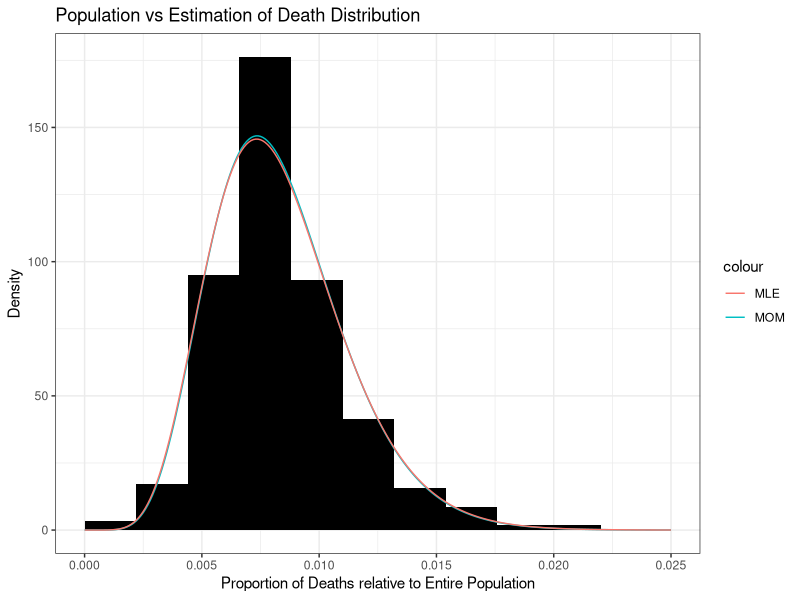
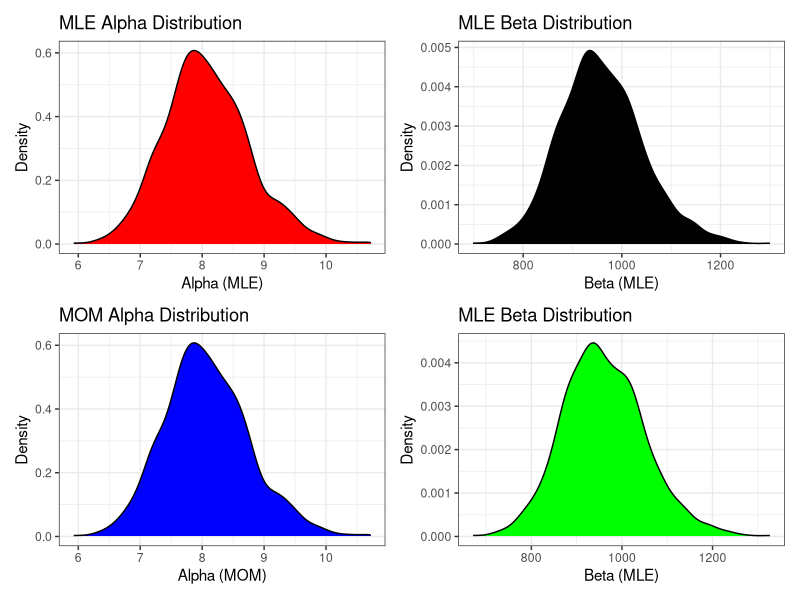

Write the R code that produced these figures, in order.
library(tidyverse)
library(stringr)
library(nleqslv)
library(patchwork)
data1 = read_csv("wb_API/Metadata3.csv") |>
  select(c("Country Name", "Country Code", "Indicator Name", "Indicator Code", "2022")) |>
  mutate(`2022` = `2022`/1000)  |>
  filter(!is.na(`2022`))
##################
#Method of Moments
##################
mom.beta = function(data, par)
{
  alpha = par[1]
  beta = par[2]
  mom.mean = mean(data)
  mom.mean.squared = mean(data^2)
  eq1 = alpha/(alpha + beta)
  eq2 = ((alpha + 1)*alpha)/((alpha + beta + 1)*(alpha + beta))
  
  return(c(eq1 - mom.mean, eq2 - mom.mean.squared))
}

(measure.of.moments = nleqslv(x = c(1,1),
                             fn = mom.beta,
                             data = data1$`2022`))
(mom.alpha = measure.of.moments$x[1])
(mom.beta.val = measure.of.moments$x[2])

#####################
#Method of Likelihood
#####################
llmle.beta = function(data, par, neg)
{
  alpha = par[1]
  beta = par[2]
  ll <- sum(log(dbeta(x=data, shape1=alpha, shape2=beta)), na.rm = TRUE) #Why are we doing the sum?
  #Ask prof. and look at notes in recall section
  return(ifelse(neg, -ll, ll))
}
mle.val <- optim(fn = llmle.beta,
              par = c(1,1),
              data = data1$`2022`,
              neg=T)
mle.alpha = mle.val$par[1]
mle.beta = mle.val$par[2]
#################################
#Plotting distributions
#################################
#Histogram of data
#MOM and MLE Distribution
mom.seq = tibble(x = seq(0,.025,.0001)) |>
  mutate(mom.dat = dbeta(x, shape1 = mom.alpha, shape2 = mom.beta.val)) |>
  mutate(mle.dat = dbeta(x, shape1 = mle.alpha, shape2 = mle.beta))
view(mom.seq)
mom.plot = ggplot() +
  geom_histogram(aes(x = data1$`2022`, y = after_stat(density)), 
                 breaks = seq(0,.022, .0022), fill = "black") + 
  geom_line(data = mom.seq, aes(x = x, y = mom.dat, color = "MOM")) +
  geom_line(data = mom.seq, aes(x = x, y = mle.dat, color = "MLE")) +
  xlab("Proportion of Deaths relative to Entire Population") + 
  ylab("Density") +
  ggtitle("Population vs Estimation of Death Distribution") + 
  theme_bw()
mom.plot

#################################
#Estimating beta and alpha values
#################################
mle.beta.list = numeric(0)
mle.alpha.list = numeric(0)
mom.beta.list = numeric(0)
mom.alpha.list = numeric(0)
#Need to change to 1000
for(i in 1:1000)
{
  set.seed(7272 + i)
  dat = rbeta(266, shape1 = 8, shape2 = 950)
  #Appends alpha mle
  mle.alpha.list = append(mle.alpha.list, optim(fn = llmle.beta,
                    par = c(1,1),
                    data = dat,
                    neg=T)$par[1])
  #Appends beta mle
  mle.beta.list = append(mle.beta.list, optim(fn = llmle.beta,
                               par = c(1,1),
                               data = dat,
                               neg=T)$par[2])
  #Appends alpha mom
  mom.alpha.list = append(mom.alpha.list, nleqslv(fn = mom.beta, 
                                 x = c(1,1),
                                 data = dat)$x[1])
  #Appends beta mom
  mom.beta.list = append(mom.beta.list, nleqslv(fn = mom.beta, 
                                x = c(1,1),
                                data = dat)$x[2])
}
view(mom.beta.list)
##################
#Creating Plots
#################
#Plots mle alpha
mle.alpha.plot = ggplot() +
  geom_density(aes(x = mle.alpha.list), fill = "red") + 
  xlab("Alpha (MLE)") + 
  ylab("Density") + 
  ggtitle("MLE Alpha Distribution") + 
  theme_bw()
#Plots mle beta
mle.beta.plot = ggplot() +
  geom_density(aes(x = mle.beta.list), fill = "black") + 
  xlab("Beta (MLE)") + 
  ylab("Density") +
  ggtitle("MLE Beta Distribution") +
  theme_bw()
#Plots mom alpha
mom.alpha.plot = ggplot() +
  geom_density(aes(x = mle.alpha.list),fill = "blue") + 
  xlab("Alpha (MOM)") + 
  ylab("Density") +
  ggtitle("MOM Alpha Distribution") +
  theme_bw()
#Plots mom beta
mom.beta.plot = ggplot() +
  geom_density(aes(x = mom.beta.list), fill = "green") + 
  xlab("Beta (MLE)") + 
  ylab("Density") +
  ggtitle("MLE Beta Distribution") +
  theme_bw()
(mle.alpha.plot + mle.beta.plot) /
(mom.alpha.plot + mom.beta.plot)

#######################
#Calculating indicators
#######################
#Could make below more efficient by combing vectors and using group by
#Review
indicator.table = tibble() |>
  summarize(element = "Alpha (MLE)", 
          bias = mean(mle.alpha.list) - 8, 
          precision = 1/var(mle.alpha.list), 
          mse = var(mle.alpha.list) + bias^2) %>%
  bind_rows(summarize(.,element = "Beta (MLE)", 
                   bias = mean(mle.beta.list) - 950, 
                   precision = 1/var(mle.beta.list), 
                   mse = var(mle.beta.list) + bias^2))  %>%
  bind_rows(summarize(., element = "Alpha (MOM)",
                   bias = mean(mom.alpha.list) - 8,
                   precision = 1/var(mom.alpha.list),
                   mse = var(mom.alpha.list) + bias^2)) %>%
  bind_rows(summarize(., element = "Beta (MLE)",
                   bias = mean(mom.beta.list) - 950,
                   precision = 1/var(mom.beta.list),
                   mse = var(mom.beta.list) + bias^2))

indicator.table
